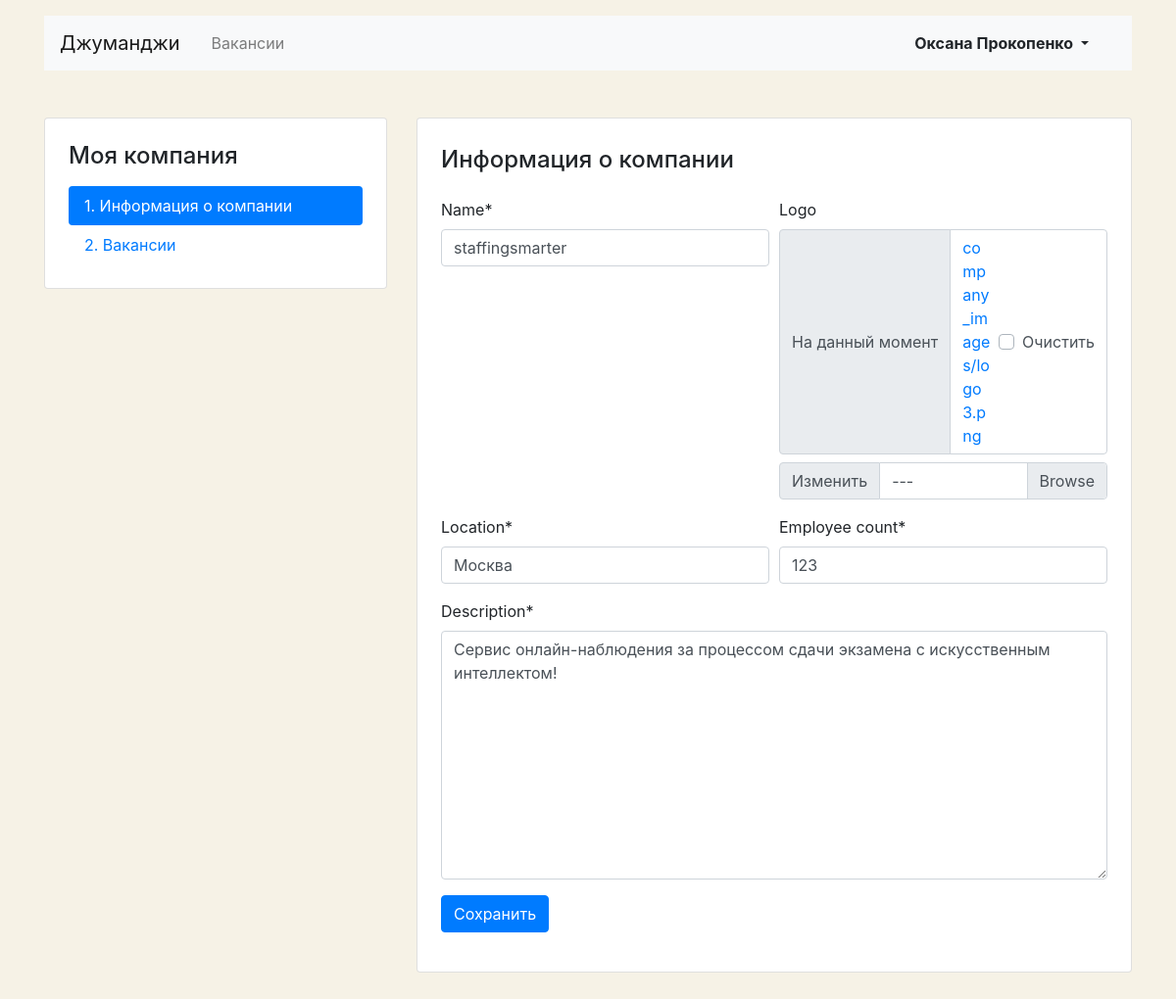
Page /mycompany/ (signed in) on the earlier database version.
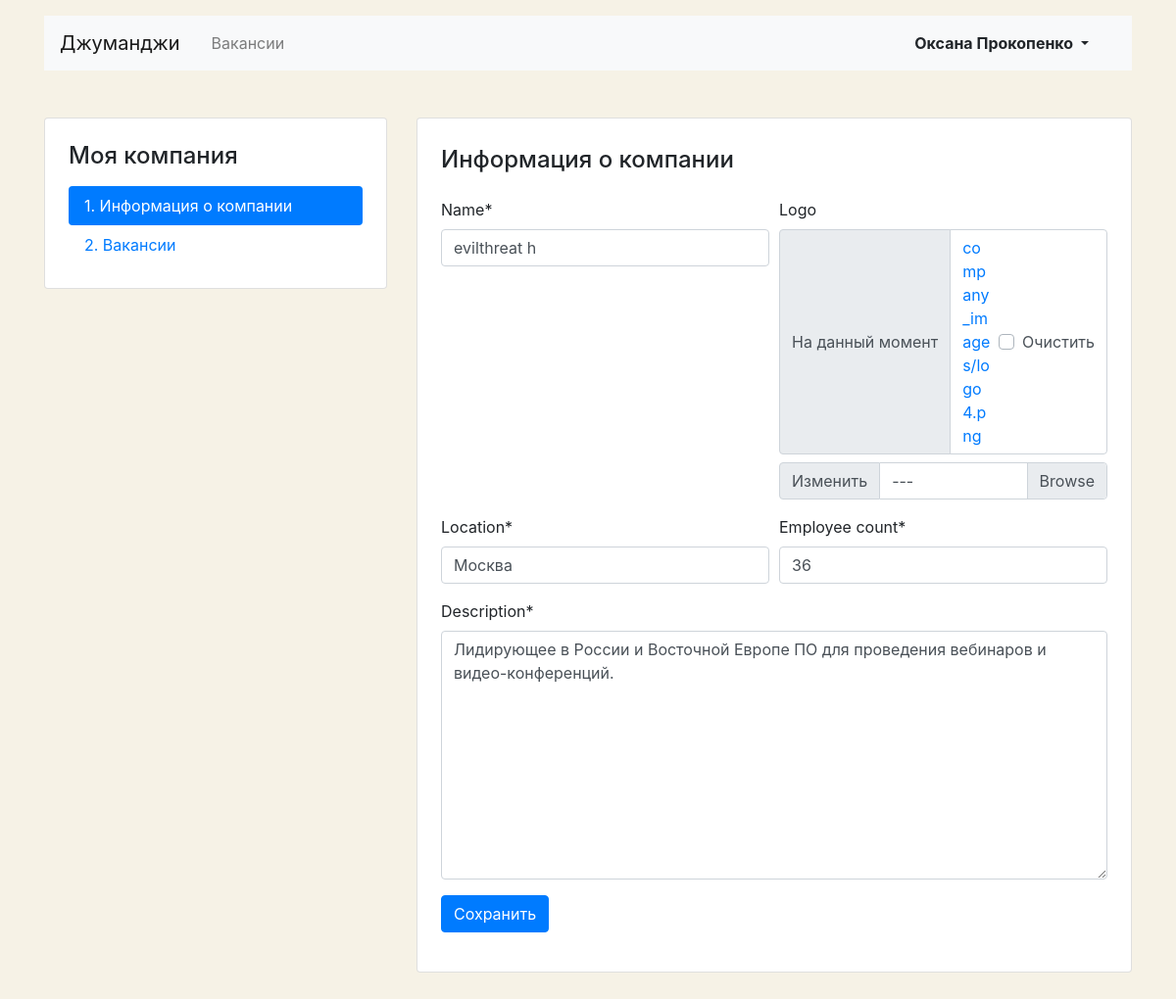
Same page on the later database version.
### vacancies/models.py (models this page shows, shortened)
class Company(models.Model):
    name = models.CharField(max_length=20)
    location = models.CharField(max_length=20)
    logo = models.ImageField(
        upload_to=MEDIA_COMPANY_IMAGE_DIR,
        blank=True
    )
    description = models.TextField()
    employee_count = models.IntegerField()
    owner = models.OneToOneField(
        User,
        on_delete=models.CASCADE,
    )

### vacancies/views/companies_views.py (the view)
# urls.py: path('mycompany/', MyCompanyView.as_view(), name='my_company'),
class MyCompanyView(LoginRequiredMixin, IsNotCompanyMixin, SuccessMessageMixin, UpdateView):
    model = Company
    template_name = 'vacancies/company/company-edit.html'
    form_class = MyCompanyForm
    login_url = 'login_page'
    success_message = 'Информация о компании обновлена'
    def get_object(self):
        return self.model.objects.get(owner_id=self.request.user.pk)
    def get_context_data(self, **kwargs):
        context = super(MyCompanyView, self).get_context_data()
        context['head_title'] = 'Моя компания | Джуманджи'
        return context

### vacancies/forms.py
class MyCompanyForm(forms.ModelForm):
    class Meta:
        model = Company
        fields = [
            'name',
            'logo',
            'location',
            'employee_count',
            'description',
        ]
    def __init__(self, *args, **kwargs):
        super().__init__(*args, **kwargs)
        self.helper = FormHelper()
        self.helper.form_method = 'post'
        self.helper.layout = Layout(
            Row(
                Column('name'),
                Column('logo'),
            ),
            Row(
                Column('location'),
                Column('employee_count'),
            ),
            'description',
            FormActions(
                Submit('submit', 'Сохранить'),
            ),
        )

### vacancies/mixins.py (called while the page is built)
    def dispatch(self, request, *args, **kwargs):
        if Company.objects.filter(owner=self.request.user):
            return super().dispatch(request, *args, **kwargs)
        return redirect('no_company')

### templates/vacancies/company/company-edit.html (shortened to what this page needs)
{% extends 'base.html' %}
{% load crispy_forms_tags %}
{% block content %}
<main class="container mt-3 pb-5">
    <div class="row mt-5">
        <div class="col-12 col-lg-4">
            <aside class="pt-3 pb-4 px-4 mb-5 card">
                <h1 class="h4 pt-2 pb-2">Моя компания</h1>
                <div class="nav flex-column nav-pills">
                    <a class="nav-link active" href="{% url 'my_company' %}">1. Информация о компании</a>
                    <a class="nav-link" href="{% url 'my_company_vacancies' %}">2. Вакансии</a>
                </div>
            </aside>
        </div>
        <div class="col-12 col-lg-8">
            <div class="card">
                <div class="card-body px-4 pb-4">
                    <section class="tab-pane fade show active">
                        <h2 class="h4 pt-2 pb-3">Информация о компании</h2>
                        {% crispy form %}
                    </section>
                </div>
            </div>
        </div>
    </div>
</main>
{% endblock %}

Differences in the rows shown:
no longer on this page (row edited): Company: name "staffingsmarter", location "Москва", employee_count "123", description "Сервис онлайн-наблюдения за процессом сдачи экзамена с искусственным интеллектом!"
now on this page (row edited): Company: name "evilthreat h", location "Москва", employee_count "36", description "Лидирующее в России и Восточной Европе ПО для проведения вебинаров и видео-конференций."
Other differences:
text no longer shown: "Name * Logo На данный момент company_images/logo3.png Очистить Изменить --- Location * Employee count * Description *"
text now shown: "Name * Logo На данный момент company_images/logo4.png Очистить Изменить --- Location * Employee count * Description *"
